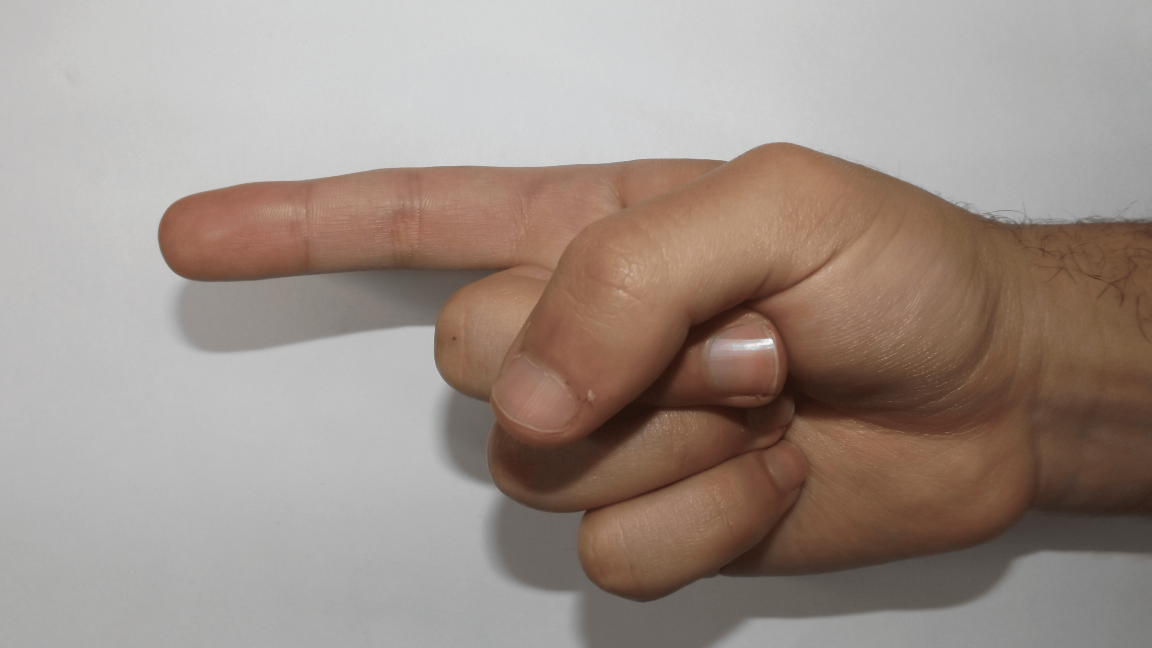
#> input picture test.png, 4608 x 2592 px (shown at 1/4 size)
$ jupyter execute --allow-errors shadow_removal.ipynb   (older library calls are emulated)
#> lines starting #> are read from the running program, lines starting #| are printed output that depends on the picture
### commonFunctions.py
import skimage.io as io
import matplotlib.pyplot as plt
import numpy as np
from skimage.exposure import histogram
from matplotlib.pyplot import bar
from skimage.color import rgb2gray,rgb2hsv

# Convolution:
from scipy.signal import convolve2d
from scipy import fftpack
import math
import joblib

import cv2
import cv2 as cv
from skimage.util import random_noise
from skimage.filters import median
from skimage.feature import canny
from skimage.measure import label
from skimage.color import label2rgb

from mpl_toolkits.mplot3d import Axes3D

import matplotlib.pyplot as plt
from matplotlib import cm
from matplotlib.ticker import LinearLocator, FormatStrFormatter
import numpy as np

from skimage.morphology import binary_erosion, binary_dilation, binary_closing,skeletonize, thin #
from skimage.measure import find_contours
from skimage.draw import rectangle

# Edges
from skimage.filters import sobel_h, sobel, sobel_v,roberts, prewitt

# Show the figures / plots inside the notebook
def show_images(images,titles=None):
    #This function is used to show image(s) with titles by sending an array of images and an array of associated titles.
    # images[0] will be drawn with the title titles[0] if exists
    # You aren't required to understand this function, use it as-is.
    n_ims = len(images)
    if titles is None: titles = ['(%d)' % i for i in range(1,n_ims + 1)]
    fig = plt.figure()
    n = 1
    for image,title in zip(images,titles):
        a = fig.add_subplot(1,n_ims,n)
        if image.ndim == 2:
            plt.gray()
        plt.imshow(image)
        a.set_title(title)
        plt.axis('off')
        n += 1
    fig.set_size_inches(np.array(fig.get_size_inches()) * n_ims)
    plt.show()


# [43 lines left out: functions show_3d_image, show_3d_image_filtering_in_freq, showHist, not called in this run]


class Hog_descriptor():
    # [106 lines left out: functions __init__, extract, global_gradient, cell_gradient, get_closest_bins, render_gradient and 1 more, not called in this run]

### shadow_removal.ipynb
[cell 1]
import cv2
import numpy as np

img = cv2.imread('test.png', -1)
#> img is the input picture: shape (2592, 4608, 3); mean B, G, R 137.1, 144.9, 158.7
img  = cv2.resize(img, (256, 256))
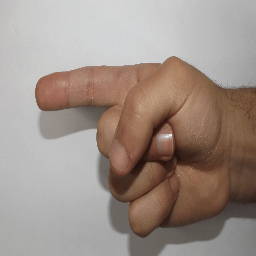
#> img: shape (256, 256, 3); mean B, G, R 137, 144.9, 158.6

rgb_planes = cv2.split(img)

result_planes = []
result_norm_planes = []
for plane in rgb_planes:
    dilated_img = cv2.dilate(plane, np.ones((7,7), np.uint8))
    bg_img = cv2.medianBlur(dilated_img, 21)
    diff_img = 255 - cv2.absdiff(plane, bg_img)
    norm_img = cv2.normalize(diff_img,None, alpha=0, beta=255, norm_type=cv2.NORM_MINMAX, dtype=cv2.CV_8UC1)
    result_planes.append(diff_img)
    result_norm_planes.append(norm_img)
#> this loop made 3 passes
#> pass 1, `bg_img = cv2.medianBlur(dilated_img, 21)`:
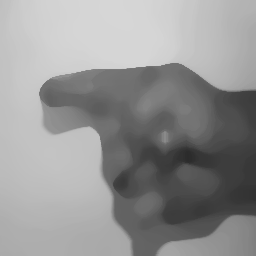
#> bg_img: shape (256, 256); min 43, max 214, mean 148.1
#> pass 1, `norm_img = cv2.normalize(diff_img,None, alpha=0, beta=255, norm_type=c..`:
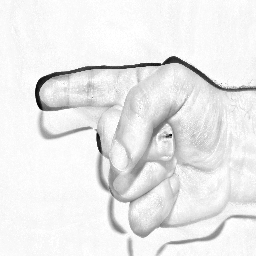
#> norm_img: shape (256, 256); min 0, max 255, mean 234.1
#> after the loop:
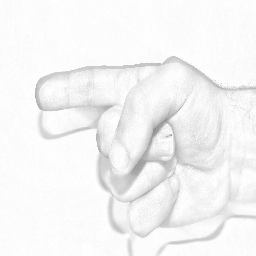
#> diff_img: shape (256, 256); min 142, max 255, mean 244.4
#> after the loop:
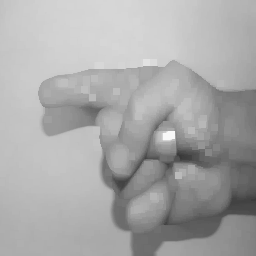
#> dilated_img: shape (256, 256); min 54, max 248, mean 168.8
#> after the loop, result_norm_planes = 3 items; result_planes = 3 items

result = cv2.merge(result_planes)
result_norm = cv2.merge(result_norm_planes)
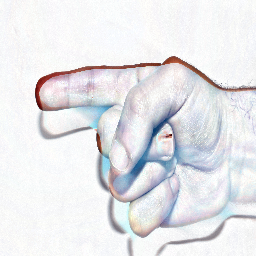
#> result_norm: shape (256, 256, 3); mean of channels 0, 1, 2 234.1, 231.2, 230.9; drawn as B, G, R

cv2.imwrite('shadows_out.png', result)
cv2.imwrite('shadows_out_norm.png', result_norm)
#> Out = True

[cell 2]
img = cv2.imread("test.png")
def shadow_remove(img):
    rgb_planes = cv2.split(img)
    result_norm_planes = []
    for plane in rgb_planes:
        dilated_img = cv2.dilate(plane, np.ones((7,7), np.uint8))
        bg_img = cv2.medianBlur(dilated_img, 21)
        diff_img = 255 - cv2.absdiff(plane, bg_img)
        norm_img = cv2.normalize(diff_img,None, alpha=0, beta=255, norm_type=cv2.NORM_MINMAX, dtype=cv2.CV_8UC1)
        result_norm_planes.append(norm_img)
#> this loop made 3 passes
#> pass 1, in shadow_remove, `diff_img = 255 - cv2.absdiff(plane, bg_img)`:
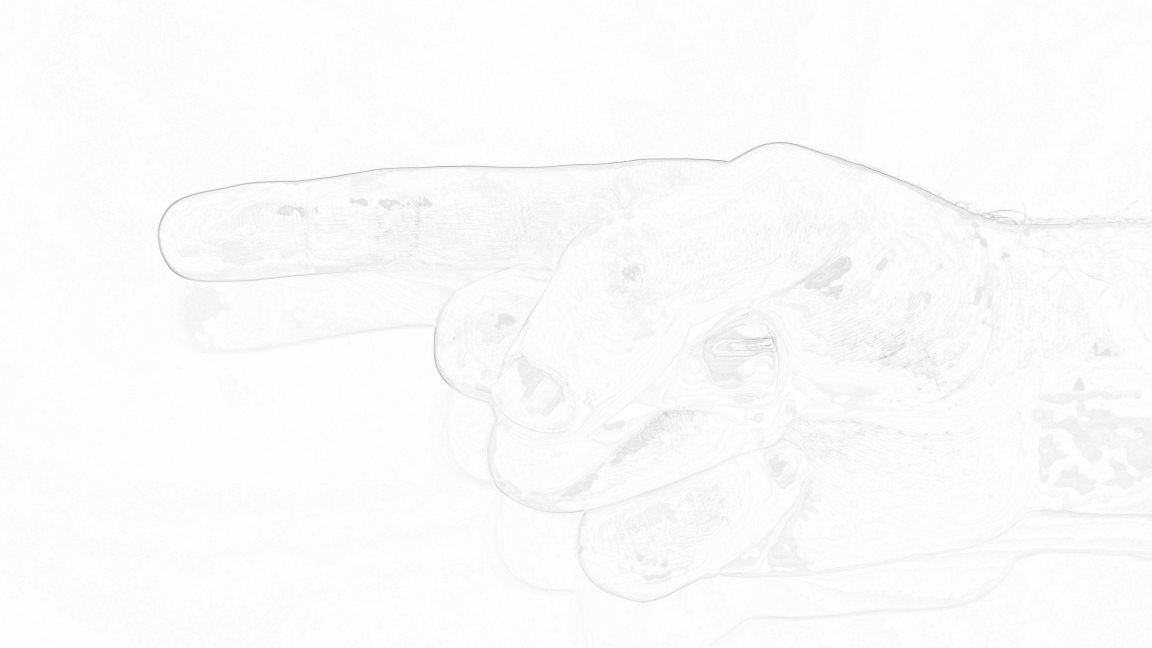
#> diff_img: shape (2592, 4608) (shown at 1/4 size); min 122, max 255, mean 251
#> after the loop:
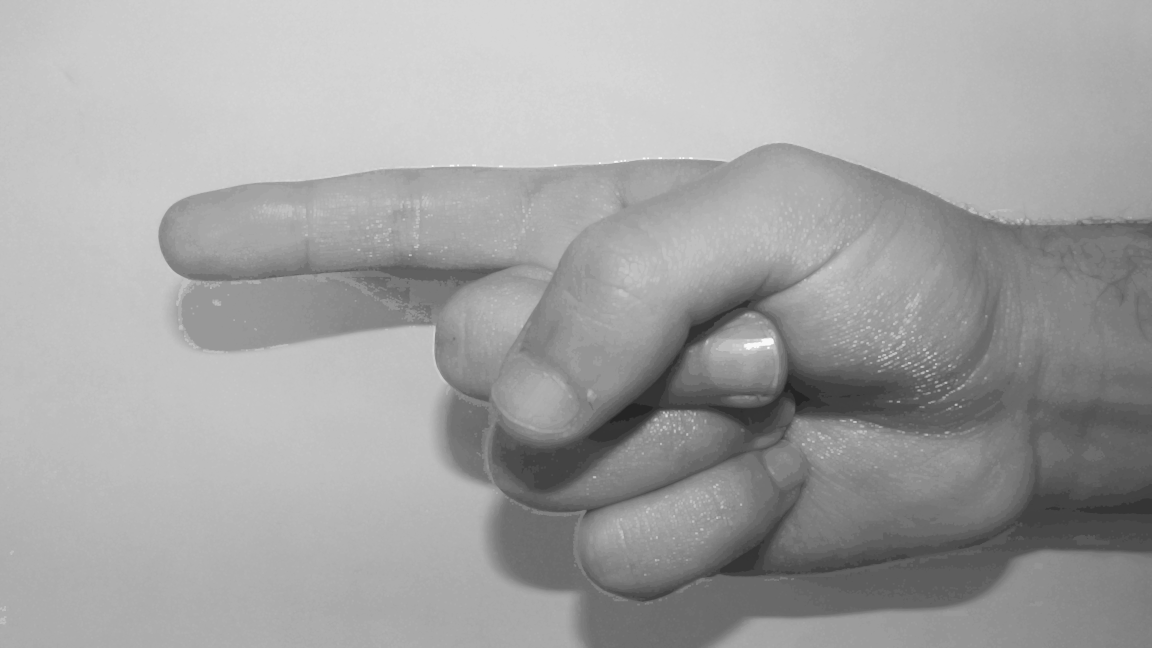
#> dilated_img: shape (2592, 4608) (shown at 1/4 size); min 37, max 248, mean 162.8
#> after the loop, result_norm_planes = 3 items
    shadowremov = cv2.merge(result_norm_planes)
    return shadowremov
#Shadow removal
shad = shadow_remove(img)
cv2.imwrite('after_shadow_remove1.jpg', shad)
#> Out = True

[cell 3]
# from shadowRemove import process_image_file
from commonFunctions import *
#> (the rest of this cell did not finish here and is left out)

#> (a cell that did not finish here is left out)

[cell 5]
import numpy as np
import matplotlib.pyplot as plt
import cv2

img = cv2.imread('../Dataset_0-5/men/1/1_men (109).JPG')
#> (the rest of this cell did not finish here and is left out)

[cell 6]
import cv2

# Load an image
img = cv2.imread('test.png')

# Convert the image to grayscale
gray = cv2.cvtColor(img, cv2.COLOR_BGR2GRAY)
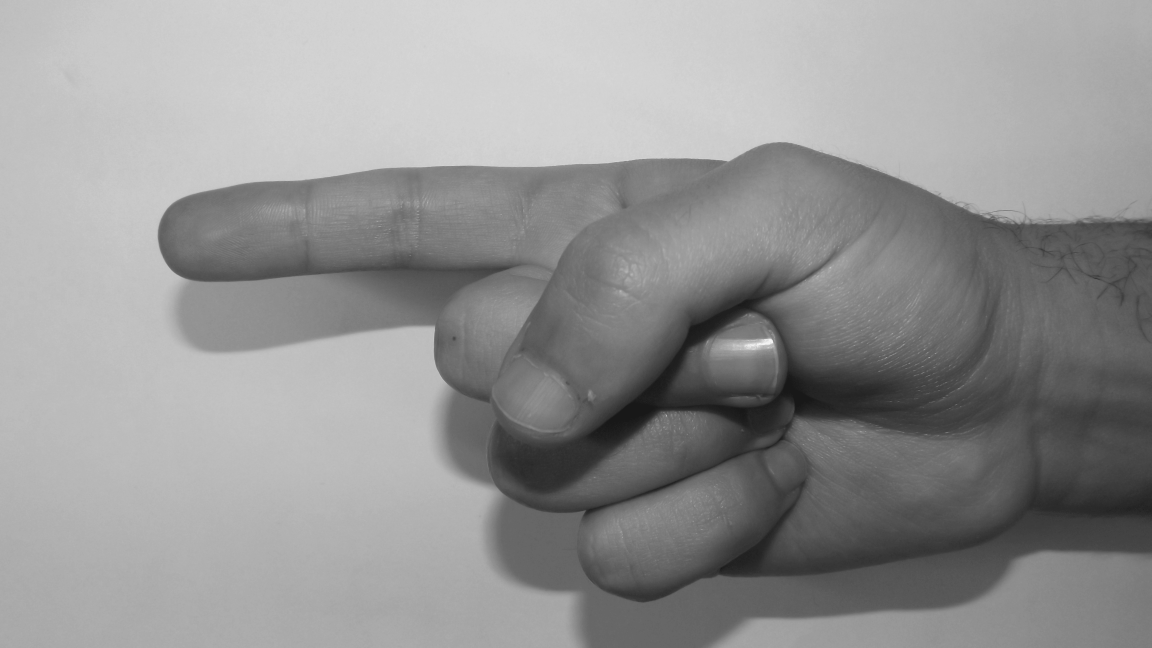
#> gray: shape (2592, 4608) (shown at 1/4 size); min 24, max 242, mean 148.1

# Apply histogram equalization to the grayscale image
equalized = cv2.equalizeHist(gray)
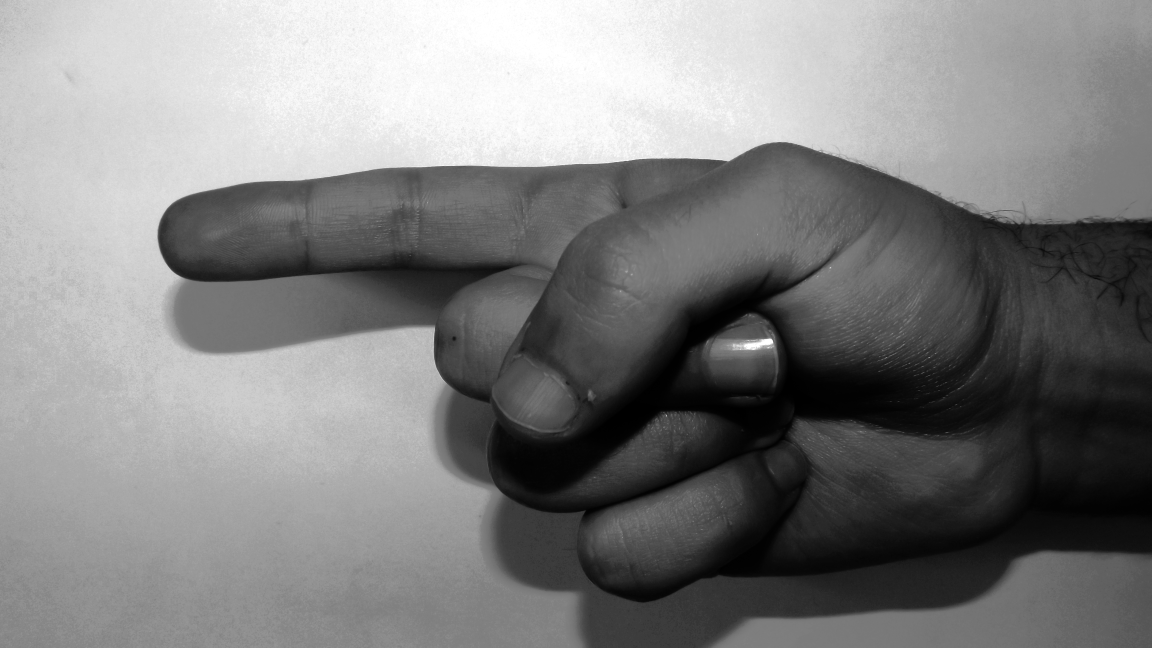
#> equalized: shape (2592, 4608) (shown at 1/4 size); min 0, max 255, mean 128.6

show_images([img, gray, equalized], ["Original Image", "Gray Image", "Equalized Image"])
#> in show_images, `n_ims = len(images)`: n_ims = 3
#> the loop in show_images, `for image,title in zip(images,titles):` made 3 passes
#> title on passes 1 to 3: 'Original Image', 'Gray Image', 'Equalized Image'
#> after the loop in show_images, `for image,title in zip(images,titles):`: n = 4

[cell 7]
import cv2
import numpy as np
from commonFunctions import *
import matplotlib.pyplot as plt
img = cv2.imread('../Dataset_0-5/men/1/1_men (109).JPG')
img2 = cv2.imread('test.png')
img2 = cv2.resize(img2, (256, 256))
img3 = io.imread('test.png')[...,:3]
#> (the rest of this cell did not finish here and is left out)

$ run again, with myhand.jpg saved as test.png
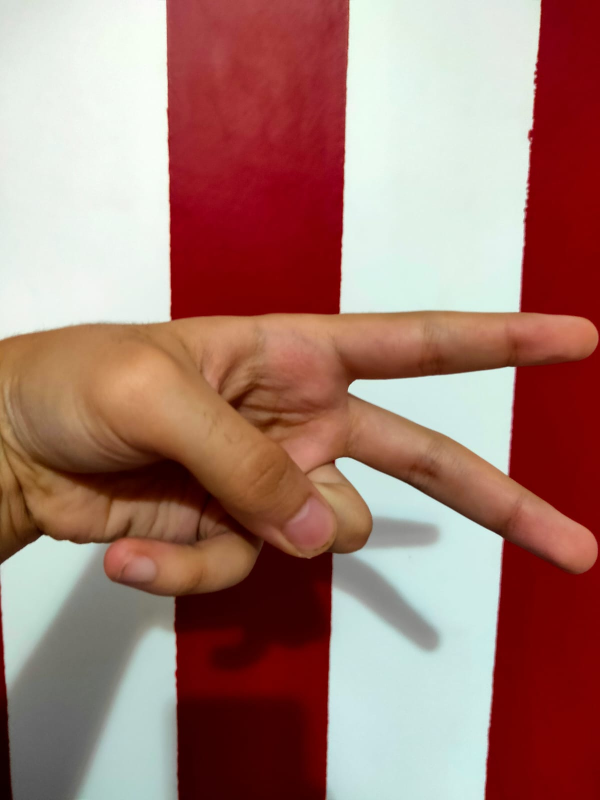
#> input picture myhand.jpg, 1200 x 1599 px (shown at 1/2 size)
#> img is the input picture: shape (1599, 1200, 3); mean B, G, R 114.4, 123.8, 164.9
#> img: shape (256, 256, 3)
#> the loop `for plane in rgb_planes:` made 3 passes
#> after the loop `for plane in rgb_planes:`: result_norm_planes = 3 items
#> `cv2.imwrite('shadows_out_norm.png', result_norm)`: Out = True
#> the loop in shadow_remove, `for plane in rgb_planes:` made 3 passes
#> after the loop in shadow_remove, `for plane in rgb_planes:`:
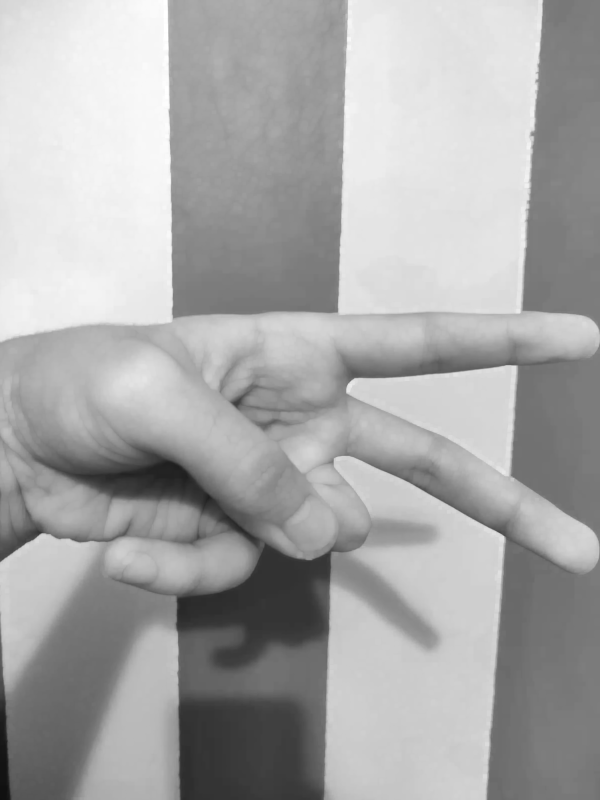
#> dilated_img: shape (1599, 1200) (shown at 1/2 size); min 15, max 255, mean 168.7
#> after the loop in shadow_remove, `for plane in rgb_planes:`: result_norm_planes = 3 items
#> `cv2.imwrite('after_shadow_remove1.jpg', shad)`: Out = True
#> `equalized = cv2.equalizeHist(gray)`:
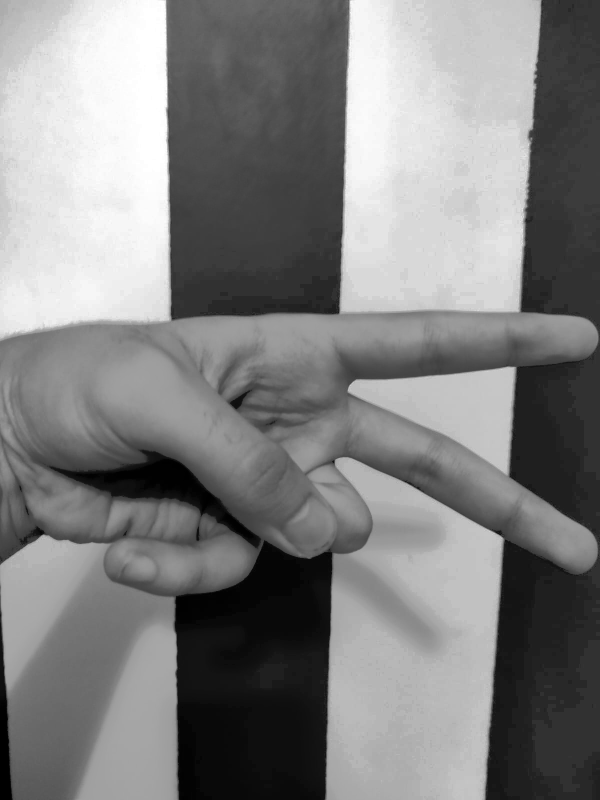
#> equalized: shape (1599, 1200) (shown at 1/2 size); min 0, max 255, mean 128.7
#> n_ims = 3
#> the loop in show_images, `for image,title in zip(images,titles):` made 3 passes
#> title on passes 1 to 3: 'Original Image', 'Gray Image', 'Equalized Image'
#> after the loop in show_images, `for image,title in zip(images,titles):`: n = 4
